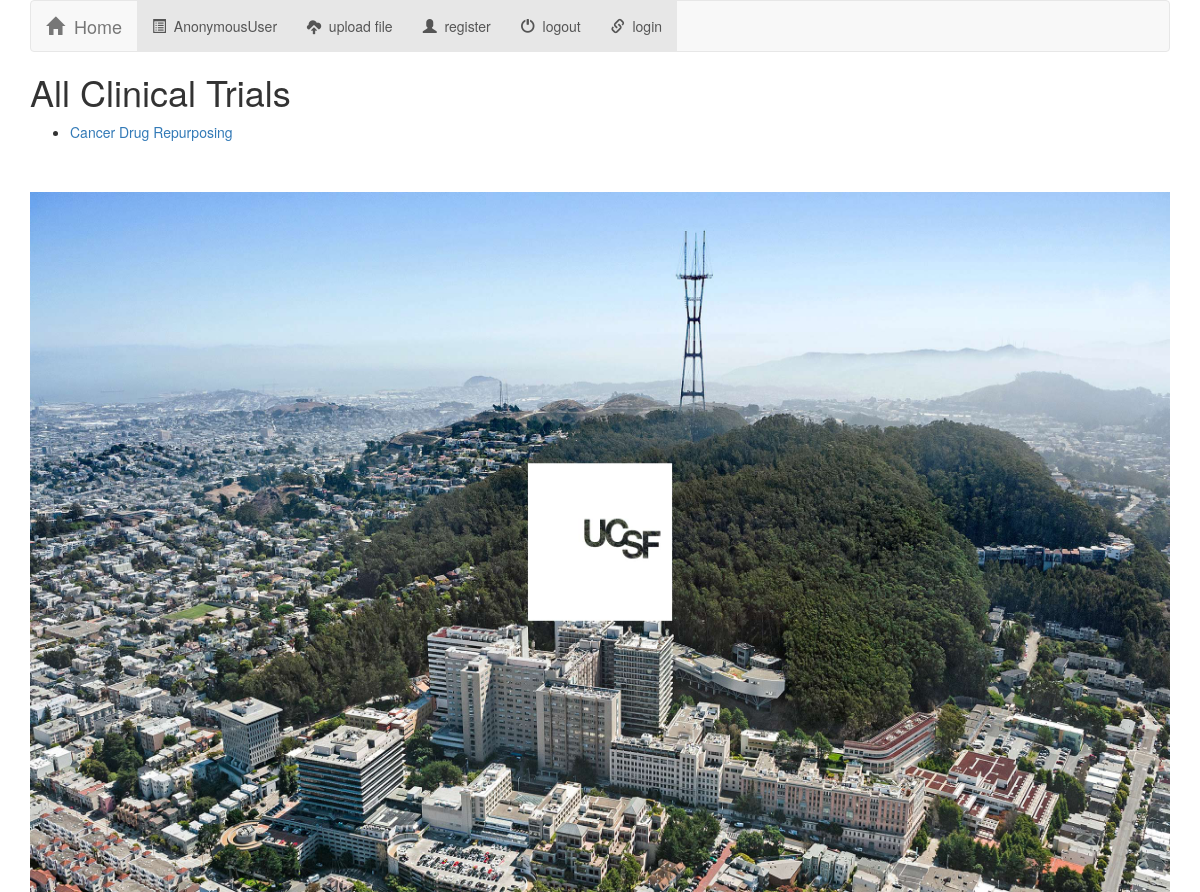
The page /clinicaltrials/ on the database as committed earlier.
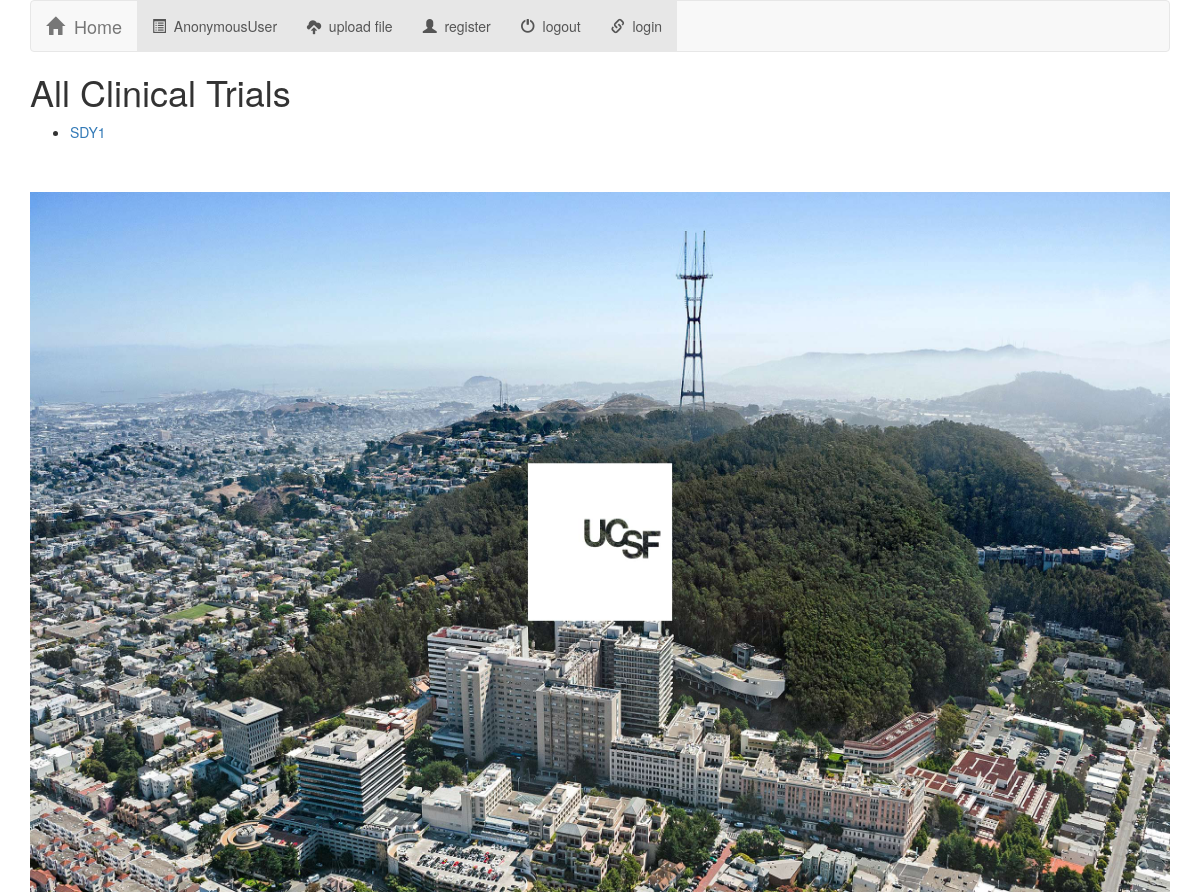
The same page on the database as committed later.
### clinicaltrials/models.py (models this page shows, shortened)
class clinicaltrial(models.Model):
	author = models.CharField(max_length = 300)
	title = models.CharField(max_length = 300)
	creationDate = models.DateTimeField(auto_now_add=True)
	adverseEvents = models.TextField(blank=True, null=True)

### clinicaltrials/views.py (the view)
def index(request):
    all_trials = clinicaltrial.objects.all()
    context = {'all_trials': all_trials }
    return render(request, 'clinicaltrials/index.html', context)

### clinicaltrials/templates/clinicaltrials/index.html
{% extends 'clinicaltrials/base.html' %}
{% block body %}
{% if all_trials %}
<h1> All Clinical Trials </h1>
	<ul>
		{% for trial in all_trials %}
			<li><a href = "{% url 'clinicaltrial:detail' trial.id %}">{{trial.title}}</a></li>
		{% endfor %}
	</ul>
{% else %}
<h1> no trials in data base </h1>
{% endif %}
<br><br>
<div id="ucsf-picture"></div>
{% endblock %}

Rows that differ between the two databases and show on the page:
changed clinicaltrial: title "Cancer Drug Repurposing" → "SDY1"
